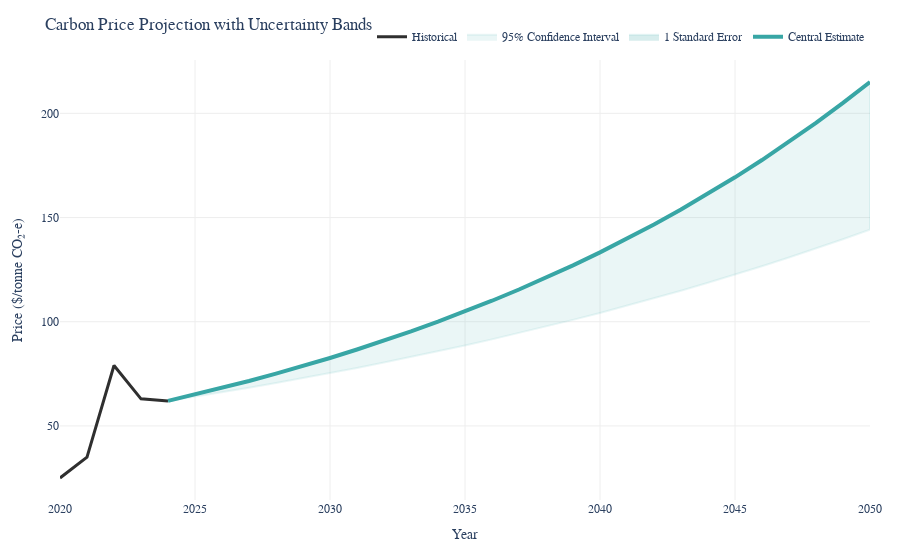
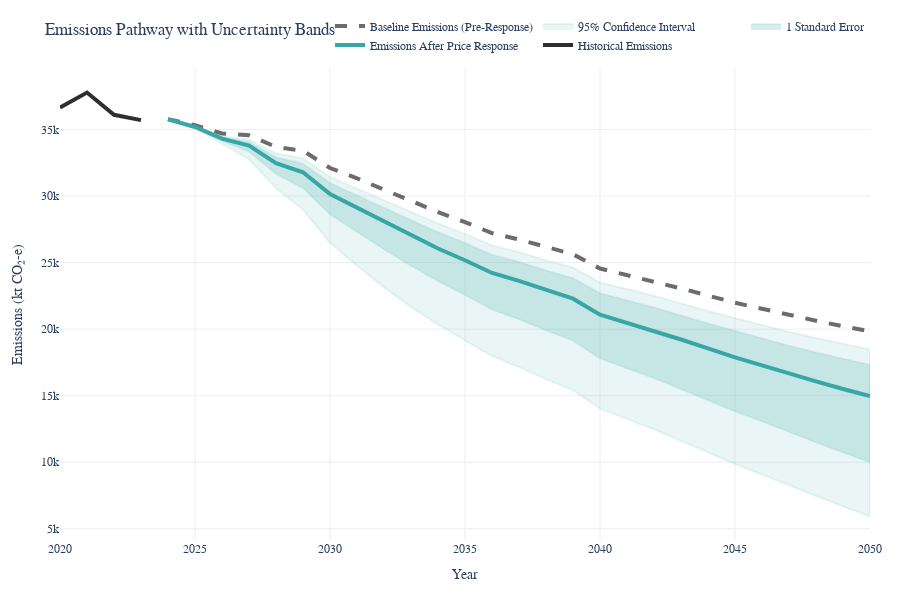
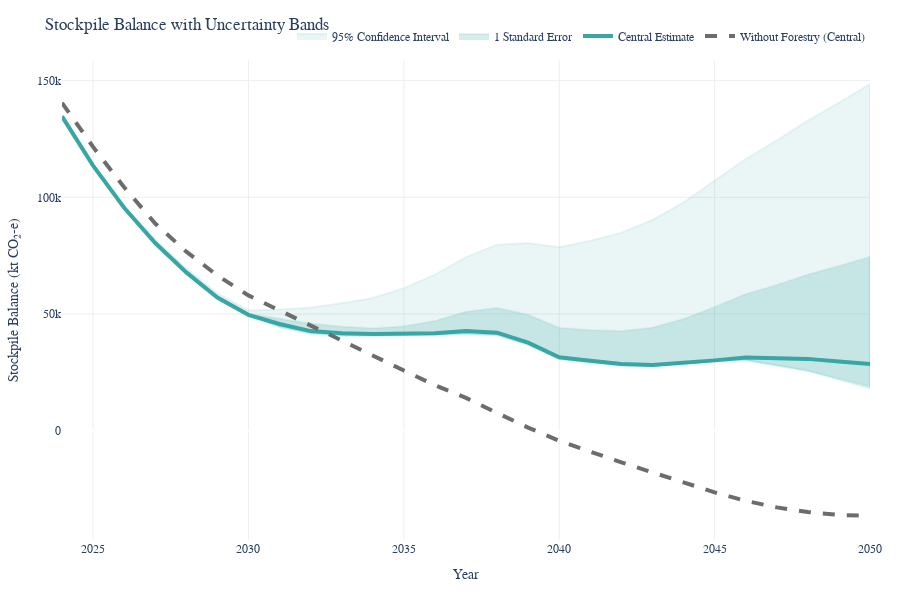

The notebook cell these images were saved under, in order:
### Code cell
# Initialise chart generator
chart_gen = ChartGenerator(NZU)

# Generate carbon price chart with uncertainty bands
print("Generating carbon price chart with uncertainty bands...")
price_chart = chart_gen.carbon_price_chart()
price_chart.update_layout(title="Carbon Price Projection with Uncertainty Bands")
price_chart.show()
price_chart.write_image(str(output_dir / "range_price_chart.png"))

# Generate emissions pathway chart with uncertainty bands
print("\nGenerating emissions pathway chart with uncertainty bands...")
emissions_chart = chart_gen.emissions_pathway_chart()
emissions_chart.update_layout(title="Emissions Pathway with Uncertainty Bands")
emissions_chart.show()
emissions_chart.write_image(str(output_dir / "range_emissions_chart.png"))

# Generate stockpile balance chart with uncertainty bands
print("\nGenerating stockpile balance chart with uncertainty bands...")
stockpile_chart = chart_gen.stockpile_balance_chart()
stockpile_chart.update_layout(title="Stockpile Balance with Uncertainty Bands")
stockpile_chart.show()
stockpile_chart.write_image(str(output_dir / "range_stockpile_chart.png"))

### Figure 1 — Plotly figure (JSON) as saved in the notebook; plotly's stock layout.template omitted (floating-point values rounded to 4 significant figures)
{"data": [{"hovertemplate": "Year: %{x}<br>Price: $%{y:.1f}<extra></extra>", "line": {"color": "rgb(47, 47, 47)", "dash": "solid", "width": 3}, "mode": "lines", "name": "Historical", "type": "scatter", "x": [2020, 2021, 2022, 2023, 2024], "y": [25, 35, 79, 63, 62]}, {"fill": "toself", "fillcolor": "rgba(56,  166,  165, 0.1)", "hoverinfo": "skip", "hovertemplate": "Year: %{x}<br>Price: $%{y:.1f}<extra></extra>", "line": {"color": "rgba(56,  166,  165, 0.1)"}, "name": "95% Confidence Interval", "showlegend": true, "type": "scatter", "x": [2024, 2025, 2026, 2027, 2028, 2029, 2030, 2031, 2032, 2033, 2034, 2035, 2036, 2037, 2038, 2039, 2040, 2041, 2042, 2043, 2044, 2045, 2046, 2047, 2048, 2049, 2050, 2050, 2049, 2048, 2047, 2046, 2045, 2044, 2043, 2042, 2041, 2040, 2039, 2038, 2037, 2036, 2035, 2034, 2033, 2032, 2031, 2030, 2029, 2028, 2027, 2026, 2025, 2024], "y": [62, 64.05, 66.16, 68.34, 70.6, 72.93, 75.33, 77.82, 80.39, 83.04, 85.78, 88.61, 91.54, 94.56, 97.68, 100.9, 104.2, 107.7, 111.2, 114.9, 118.7, 122.6, 126.6, 130.8, 135.1, 139.6, 144.2, 215.1, 205.0, 195.4, 186.3, 177.6, 169.3, 161.4, 153.9, 146.7, 139.8, 133.3, 127.1, 121.1, 115.5, 110.1, 104.9, 100.0, 95.36, 90.91, 86.66, 82.61, 78.75, 75.07, 71.57, 68.22, 65.04, 62]}, {"fill": "toself", "fillcolor": "rgba(56,  166,  165, 0.2)", "hoverinfo": "skip", "hovertemplate": "Year: %{x}<br>Price: $%{y:.1f}<extra></extra>", "line": {"color": "rgba(56,  166,  165, 0.1)"}, "name": "1 Standard Error", "showlegend": true, "type": "scatter", "x": [2024, 2025, 2026, 2027, 2028, 2029, 2030, 2031, 2032, 2033, 2034, 2035, 2036, 2037, 2038, 2039, 2040, 2041, 2042, 2043, 2044, 2045, 2046, 2047, 2048, 2049, 2050, 2050, 2049, 2048, 2047, 2046, 2045, 2044, 2043, 2042, 2041, 2040, 2039, 2038, 2037, 2036, 2035, 2034, 2033, 2032, 2031, 2030, 2029, 2028, 2027, 2026, 2025, 2024], "y": [62, 65.04, 68.22, 71.57, 75.07, 78.75, 82.61, 86.66, 90.91, 95.36, 100.0, 104.9, 110.1, 115.5, 121.1, 127.1, 133.3, 139.8, 146.7, 153.9, 161.4, 169.3, 177.6, 186.3, 195.4, 205.0, 215.1, 215.1, 205.0, 195.4, 186.3, 177.6, 169.3, 161.4, 153.9, 146.7, 139.8, 133.3, 127.1, 121.1, 115.5, 110.1, 104.9, 100.0, 95.36, 90.91, 86.66, 82.61, 78.75, 75.07, 71.57, 68.22, 65.04, 62]}, {"hovertemplate": "Year: %{x}<br>Price: $%{y:.1f}<extra></extra>", "line": {"color": "rgb(56, 166, 165)", "width": 4}, "mode": "lines", "name": "Central Estimate", "type": "scatter", "x": [2024, 2025, 2026, 2027, 2028, 2029, 2030, 2031, 2032, 2033, 2034, 2035, 2036, 2037, 2038, 2039, 2040, 2041, 2042, 2043, 2044, 2045, 2046, 2047, 2048, 2049, 2050], "y": [62, 65.04, 68.22, 71.57, 75.07, 78.75, 82.61, 86.66, 90.91, 95.36, 100.0, 104.9, 110.1, 115.5, 121.1, 127.1, 133.3, 139.8, 146.7, 153.9, 161.4, 169.3, 177.6, 186.3, 195.4, 205.0, 215.1]}], "layout": {"font": {"family": "Arial, sans-serif", "size": 12}, "hovermode": "closest", "legend": {"orientation": "h", "x": 1, "xanchor": "right", "y": 1.02, "yanchor": "bottom"}, "margin": {"b": 60, "l": 60, "r": 30, "t": 60}, "paper_bgcolor": "white", "plot_bgcolor": "white", "title": {"text": "Carbon Price Projection with Uncertainty Bands"}, "xaxis": {"gridcolor": "#eeeeee", "range": [null, 2050], "showgrid": true, "title": {"standoff": 15, "text": "Year"}}, "yaxis": {"gridcolor": "#eeeeee", "range": [0, null], "rangemode": "nonnegative", "showgrid": true, "title": {"standoff": 15, "text": "Price ($/tonne CO₂-e)"}}}}

### Figure 2 — Plotly figure (JSON) as saved in the notebook; plotly's stock layout.template omitted (floating-point values rounded to 4 significant figures)
{"data": [{"hovertemplate": "Year: %{x}<br>Baseline: %{y:.2f} kt CO₂-e<extra></extra>", "line": {"color": "rgb(108, 108, 108)", "dash": "dash", "width": 4}, "mode": "lines", "name": "Baseline Emissions (Pre-Response)", "type": "scatter", "x": [2024, 2025, 2026, 2027, 2028, 2029, 2030, 2031, 2032, 2033, 2034, 2035, 2036, 2037, 2038, 2039, 2040, 2041, 2042, 2043, 2044, 2045, 2046, 2047, 2048, 2049, 2050], "y": [35780.0, 35320.0, 34710.0, 34570.0, 33690.0, 33410.0, 32110.0, 31340.0, 30480.0, 29630.0, 28800.0, 28040.0, 27210.0, 26740.0, 26150.0, 25630.0, 24560.0, 24080.0, 23610.0, 23060.0, 22530.0, 21990.0, 21540.0, 21060.0, 20630.0, 20220.0, 19840.0]}, {"fill": "toself", "fillcolor": "rgba(56,  166,  165, 0.1)", "hoverinfo": "skip", "hovertemplate": "Year: %{x}<br>Emissions: %{y:.2f} kt CO₂-e<extra></extra>", "line": {"color": "rgba(56,  166,  165, 0.1)"}, "name": "95% Confidence Interval", "showlegend": true, "type": "scatter", "x": [2024, 2025, 2026, 2027, 2028, 2029, 2030, 2031, 2032, 2033, 2034, 2035, 2036, 2037, 2038, 2039, 2040, 2041, 2042, 2043, 2044, 2045, 2046, 2047, 2048, 2049, 2050, 2050, 2049, 2048, 2047, 2046, 2045, 2044, 2043, 2042, 2041, 2040, 2039, 2038, 2037, 2036, 2035, 2034, 2033, 2032, 2031, 2030, 2029, 2028, 2027, 2026, 2025, 2024], "y": [35760.0, 35120.0, 33930.0, 32770.0, 30580.0, 28970.0, 26500.0, 24760.0, 23140.0, 21670.0, 20340.0, 19170.0, 17970.0, 17150.0, 16240.0, 15420.0, 14030.0, 13240.0, 12460.0, 11600.0, 10740.0, 9869.0, 9077.0, 8247.0, 7462.0, 6682.0, 5926.0, 18470.0, 18890.0, 19340.0, 19800.0, 20310.0, 20800.0, 21370.0, 21940.0, 22520.0, 23010.0, 23520.0, 24630.0, 25170.0, 25790.0, 26300.0, 27160.0, 27940.0, 28810.0, 29700.0, 30610.0, 31440.0, 32830.0, 33220.0, 34240.0, 34520.0, 35250.0, 35770.0]}, {"fill": "toself", "fillcolor": "rgba(56,  166,  165, 0.2)", "hoverinfo": "skip", "hovertemplate": "Year: %{x}<br>Emissions: %{y:.2f} kt CO₂-e<extra></extra>", "line": {"color": "rgba(56,  166,  165, 0.1)"}, "name": "1 Standard Error", "showlegend": true, "type": "scatter", "x": [2024, 2025, 2026, 2027, 2028, 2029, 2030, 2031, 2032, 2033, 2034, 2035, 2036, 2037, 2038, 2039, 2040, 2041, 2042, 2043, 2044, 2045, 2046, 2047, 2048, 2049, 2050, 2050, 2049, 2048, 2047, 2046, 2045, 2044, 2043, 2042, 2041, 2040, 2039, 2038, 2037, 2036, 2035, 2034, 2033, 2032, 2031, 2030, 2029, 2028, 2027, 2026, 2025, 2024], "y": [35760.0, 35160.0, 34140.0, 33340.0, 31650.0, 30600.0, 28620.0, 27290.0, 25990.0, 24760.0, 23610.0, 22560.0, 21470.0, 20730.0, 19890.0, 19120.0, 17790.0, 17050.0, 16310.0, 15480.0, 14660.0, 13820.0, 13050.0, 12250.0, 11490.0, 10730.0, 9993.0, 17330.0, 17780.0, 18270.0, 18760.0, 19320.0, 19830.0, 20440.0, 21040.0, 21650.0, 22170.0, 22710.0, 23850.0, 24420.0, 25060.0, 25600.0, 26490.0, 27310.0, 28210.0, 29140.0, 30090.0, 30990.0, 32460.0, 32940.0, 34070.0, 34440.0, 35230.0, 35770.0]}, {"hovertemplate": "Year: %{x}<br>Emissions: %{y:.2f} kt CO₂-e<extra></extra>", "line": {"color": "rgb(56, 166, 165)", "width": 4}, "mode": "lines", "name": "Emissions After Price Response", "type": "scatter", "x": [2024, 2025, 2026, 2027, 2028, 2029, 2030, 2031, 2032, 2033, 2034, 2035, 2036, 2037, 2038, 2039, 2040, 2041, 2042, 2043, 2044, 2045, 2046, 2047, 2048, 2049, 2050], "y": [35760.0, 35200.0, 34320.0, 33790.0, 32470.0, 31790.0, 30160.0, 29130.0, 28060.0, 27040.0, 26060.0, 25180.0, 24220.0, 23630.0, 22920.0, 22290.0, 21090.0, 20490.0, 19900.0, 19220.0, 18550.0, 17880.0, 17280.0, 16650.0, 16080.0, 15510.0, 14970.0]}, {"hovertemplate": "Year: %{x}<br>Historical: %{y:.2f} kt CO₂-e<extra></extra>", "line": {"color": "rgb(47, 47, 47)", "dash": "solid", "width": 4}, "mode": "lines", "name": "Historical Emissions", "type": "scatter", "x": [2020, 2021, 2022, 2023], "y": [36650.0, 37780.0, 36110.0, 35710.0]}], "layout": {"font": {"family": "Arial, sans-serif", "size": 12}, "height": 600, "hovermode": "closest", "legend": {"bgcolor": "rgba(255, 255, 255, 0.9)", "font": {"size": 12}, "orientation": "h", "x": 1, "xanchor": "right", "y": 1.02, "yanchor": "bottom"}, "margin": {"b": 60, "l": 60, "r": 30, "t": 60}, "paper_bgcolor": "white", "plot_bgcolor": "white", "title": {"text": "Emissions Pathway with Uncertainty Bands"}, "width": 900, "xaxis": {"gridcolor": "#eeeeee", "showgrid": true, "title": {"standoff": 15, "text": "Year"}}, "yaxis": {"gridcolor": "#eeeeee", "range": [0, null], "rangemode": "nonnegative", "showgrid": true, "title": {"standoff": 15, "text": "Emissions (kt CO₂-e)"}}}}

### Figure 3 — Plotly figure (JSON) as saved in the notebook; plotly's stock layout.template omitted (floating-point values rounded to 4 significant figures)
{"data": [{"fill": "toself", "fillcolor": "rgba(56,  166,  165, 0.1)", "hoverinfo": "skip", "hovertemplate": "Year: %{x}<br>Stockpile: %{y:.2f} kt CO₂-e<extra></extra>", "line": {"color": "rgba(56,  166,  165, 0.1)"}, "name": "95% Confidence Interval", "showlegend": true, "type": "scatter", "x": [2024, 2025, 2026, 2027, 2028, 2029, 2030, 2031, 2032, 2033, 2034, 2035, 2036, 2037, 2038, 2039, 2040, 2041, 2042, 2043, 2044, 2045, 2046, 2047, 2048, 2049, 2050, 2050, 2049, 2048, 2047, 2046, 2045, 2044, 2043, 2042, 2041, 2040, 2039, 2038, 2037, 2036, 2035, 2034, 2033, 2032, 2031, 2030, 2029, 2028, 2027, 2026, 2025, 2024], "y": [134700.0, 113700.0, 96030.0, 81910.0, 69550.0, 58860.0, 51530.0, 51970.0, 52800.0, 54630.0, 56860.0, 61090.0, 66880.0, 74370.0, 79730.0, 80440.0, 78620.0, 81420.0, 84860.0, 90290.0, 97830.0, 107000.0, 116400.0, 124400.0, 132800.0, 140600.0, 148500.0, 18060.0, 21940.0, 25650.0, 27990.0, 30210.0, 29790.0, 28550.0, 27710.0, 27980.0, 29340.0, 30690.0, 36820.0, 40910.0, 41440.0, 41130.0, 41030.0, 40570.0, 40740.0, 41520.0, 44370.0, 49230.0, 56580.0, 67240.0, 79710.0, 95300.0, 113500.0, 134600.0]}, {"fill": "toself", "fillcolor": "rgba(56,  166,  165, 0.2)", "hoverinfo": "skip", "hovertemplate": "Year: %{x}<br>Stockpile: %{y:.2f} kt CO₂-e<extra></extra>", "line": {"color": "rgba(56,  166,  165, 0.1)"}, "name": "1 Standard Error", "showlegend": true, "type": "scatter", "x": [2024, 2025, 2026, 2027, 2028, 2029, 2030, 2031, 2032, 2033, 2034, 2035, 2036, 2037, 2038, 2039, 2040, 2041, 2042, 2043, 2044, 2045, 2046, 2047, 2048, 2049, 2050, 2050, 2049, 2048, 2047, 2046, 2045, 2044, 2043, 2042, 2041, 2040, 2039, 2038, 2037, 2036, 2035, 2034, 2033, 2032, 2031, 2030, 2029, 2028, 2027, 2026, 2025, 2024], "y": [134700.0, 113600.0, 95770.0, 81090.0, 68410.0, 57570.0, 50080.0, 47990.0, 45970.0, 44710.0, 43950.0, 44780.0, 47070.0, 50980.0, 52690.0, 49690.0, 44110.0, 43120.0, 42710.0, 44260.0, 47890.0, 53070.0, 58550.0, 62490.0, 66930.0, 70620.0, 74530.0, 18890.0, 22310.0, 25670.0, 28000.0, 30220.0, 29810.0, 28570.0, 27730.0, 28000.0, 29360.0, 30720.0, 36860.0, 40950.0, 41490.0, 41190.0, 41100.0, 40660.0, 40850.0, 41640.0, 44510.0, 49400.0, 56780.0, 67470.0, 79990.0, 95400.0, 113600.0, 134600.0]}, {"hovertemplate": "Year: %{x}<br>Stockpile: %{y:.2f} kt CO₂-e<extra></extra>", "line": {"color": "rgb(56, 166, 165)", "width": 4}, "mode": "lines", "name": "Central Estimate", "type": "scatter", "x": [2024, 2025, 2026, 2027, 2028, 2029, 2030, 2031, 2032, 2033, 2034, 2035, 2036, 2037, 2038, 2039, 2040, 2041, 2042, 2043, 2044, 2045, 2046, 2047, 2048, 2049, 2050], "y": [134700.0, 113600.0, 95550.0, 80420.0, 67840.0, 57090.0, 49670.0, 45740.0, 42680.0, 41740.0, 41420.0, 41740.0, 41740.0, 42750.0, 42020.0, 37760.0, 31490.0, 30020.0, 28560.0, 28210.0, 28970.0, 30150.0, 31410.0, 30930.0, 30790.0, 29700.0, 28640.0]}, {"hovertemplate": "Year: %{x}<br>Without Forestry: %{y:.2f} kt CO₂-e<extra></extra>", "line": {"color": "rgb(108, 108, 108)", "dash": "dash", "width": 4}, "mode": "lines", "name": "Without Forestry (Central)", "type": "scatter", "x": [2024, 2025, 2026, 2027, 2028, 2029, 2030, 2031, 2032, 2033, 2034, 2035, 2036, 2037, 2038, 2039, 2040, 2041, 2042, 2043, 2044, 2045, 2046, 2047, 2048, 2049, 2050], "y": [140500.0, 121600.0, 104300.0, 88780.0, 76710.0, 66540.0, 57970.0, 51530.0, 44670.0, 38270.0, 32010.0, 25790.0, 19530.0, 14060.0, 7649.0, 1346.0, -4318.0, -9042.0, -13540.0, -17830.0, -22060.0, -26410.0, -30030.0, -32820.0, -34820.0, -36040.0, -36520.0]}], "layout": {"font": {"family": "Arial, sans-serif", "size": 12}, "height": 600, "hovermode": "closest", "legend": {"bgcolor": "rgba(255, 255, 255, 0.9)", "font": {"size": 12}, "orientation": "h", "x": 1, "xanchor": "right", "y": 1.02, "yanchor": "bottom"}, "margin": {"b": 60, "l": 60, "r": 30, "t": 60}, "paper_bgcolor": "white", "plot_bgcolor": "white", "title": {"text": "Stockpile Balance with Uncertainty Bands"}, "width": 900, "xaxis": {"gridcolor": "#eeeeee", "showgrid": true, "title": {"standoff": 15, "text": "Year"}}, "yaxis": {"gridcolor": "#eeeeee", "rangemode": "tozero", "showgrid": true, "title": {"standoff": 15, "text": "Stockpile Balance (kt CO₂-e)"}}}}
